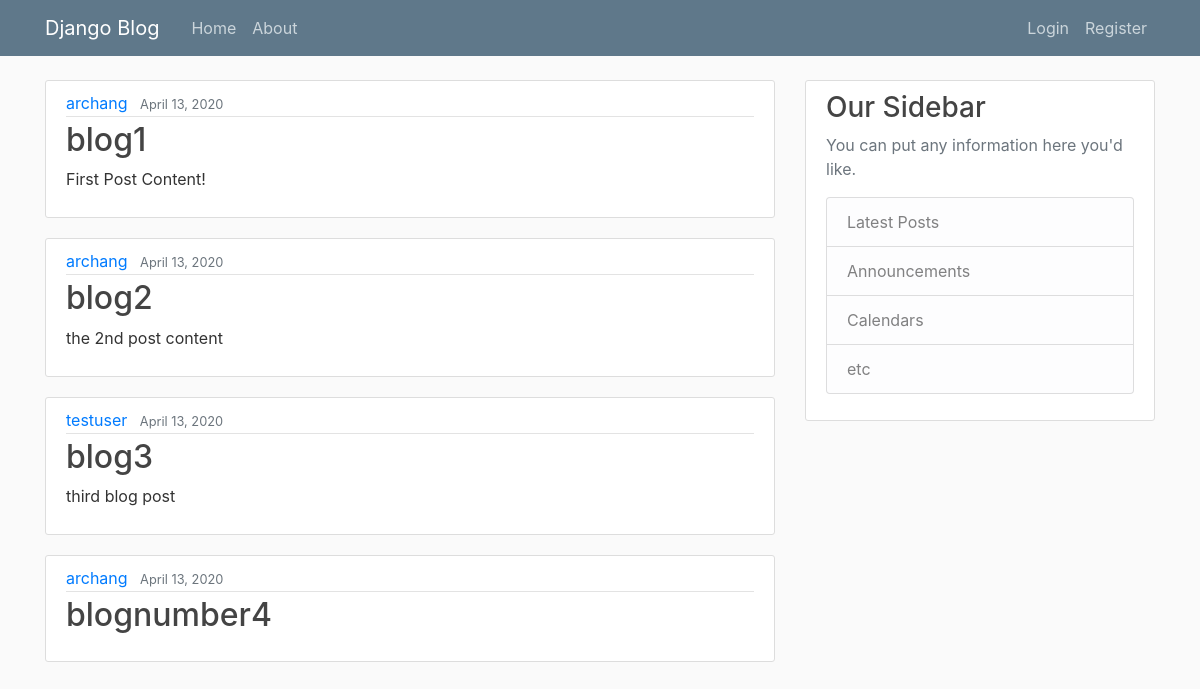
The page / on the database its author committed.
### blog/models.py (models this page shows, shortened)
class Post(models.Model):
	title = models.CharField(max_length=100)
	content = models.TextField()
	date_posted = models.DateTimeField(default=timezone.now)
	author = models.ForeignKey(User, on_delete=models.CASCADE)

### blog/views.py (the view)
# urls.py: path('', views.home, name='blog-home'),
def home(request):
	context = {
		'posts': Post.objects.all()
	}
	return render(request, 'blog/home.html', context)

### blog/templates/blog/home.html
{% extends "blog/base.html" %}
{% block content %}
	{% for post in posts %}
        <article class="media content-section">
          <div class="media-body">
            <div class="article-metadata">
              <a class="mr-2" href="#">{{ post.author }}</a>
              <small class="text-muted">{{ post.date_posted|date:"F d, Y" }}</small>
            </div>
            <h2><a class="article-title" href="#">{{ post.title }}</a></h2>
            <p class="article-content">{{ post.content }}</p>
          </div>
        </article>
	{% endfor %}
{% endblock %}

### blog/templates/blog/base.html (shortened to what this page needs)
{% load static %}
<!DOCTYPE html>
<html>
<head>
    <link rel="stylesheet" href="https://maxcdn.bootstrapcdn.com/bootstrap/4.0.0/css/bootstrap.min.css">
    <link rel="stylesheet" type="text/css" href="{% static 'blog/main.css' %}">
</head>
<body>
    <header class="site-header">
      <nav class="navbar navbar-expand-md navbar-dark bg-steel fixed-top">
        <div class="container">
          <a class="navbar-brand mr-4" href="{% url 'blog-home' %}">Django Blog</a>
          <div class="collapse navbar-collapse" id="navbarToggle">
            <div class="navbar-nav mr-auto">
              <a class="nav-item nav-link" href="{% url 'blog-home' %}">Home</a>
              <a class="nav-item nav-link" href="{% url 'blog-about' %}">About</a>
            </div>
            <div class="navbar-nav">
              <a class="nav-item nav-link" href="#">Login</a>
              <a class="nav-item nav-link" href="#">Register</a>
            </div>
          </div>
        </div>
      </nav>
    </header>
    <main role="main" class="container">
      <div class="row">
        <div class="col-md-8">
          {% block content %}{% endblock %}
        </div>
        <div class="col-md-4">
          <div class="content-section">
            <h3>Our Sidebar</h3>
            <p class='text-muted'>You can put any information here you'd like.
              <ul class="list-group">
                <li class="list-group-item list-group-item-light">Latest Posts</li>
                <li class="list-group-item list-group-item-light">Announcements</li>
                <li class="list-group-item list-group-item-light">Calendars</li>
                <li class="list-group-item list-group-item-light">etc</li>
              </ul>
            </p>
          </div>
        </div>
      </div>
    </main>
</body>
</html>

### blog/static/blog/main.css (style rules this page uses)
body { background: #fafafa; color: #333333; margin-top: 5rem; }
h1, h2, h3, h4, h5, h6 { color: #444444; }
ul { margin: 0; }
.bg-steel { background-color: #5f788a; }
.site-header .navbar-nav .nav-link { color: #cbd5db; }
.content-section { background: #ffffff; padding: 10px 20px; border: 1px solid #dddddd; border-radius: 3px; margin-bottom: 20px; }
.article-title { color: #444444; }
.article-content { white-space: pre-line; }
.article-metadata { padding-bottom: 1px; margin-bottom: 4px; border-bottom: 1px solid #e3e3e3 }

### rows shown on the page
Post: author "archang", date_posted "April 13, 2020", title "blog1", content "First Post Content!"
Post: author "archang", date_posted "April 13, 2020", title "blog2", content "the 2nd post content"
Post: author "testuser", date_posted "April 13, 2020", title "blog3", content "third blog post"
Post: author "archang", date_posted "April 13, 2020", title "blognumber4"
